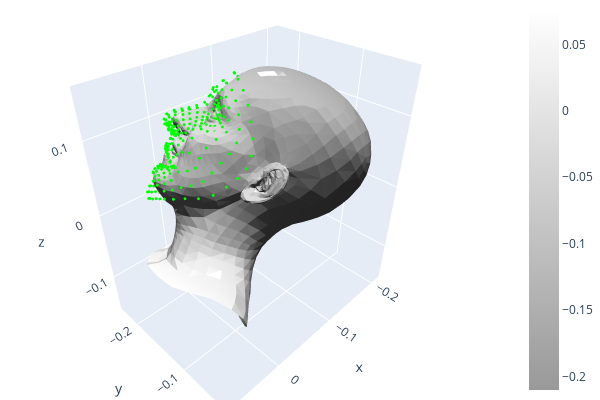

Notebook code cell kept with this figure:
### Markdown cell above
## Calculate Loss Function

### Code cell
from src.data.mesh_loss_function import mesh_loss_function
loss=mesh_loss_function(Mesh,Flame_landmarks,landmark,True)
print("Loss Results: ",loss)

### Figure 1 — Plotly figure (JSON) as saved in the notebook; plotly's stock layout.template omitted (floating-point values rounded to 4 significant figures; data arrays with more than 128 entries replaced by an {"elided": "..."} marker saying what was removed)
{"data": [{"colorscale": [[0, "rgb(153, 153, 153)"], [1, "rgb(255,255,255)"]], "flatshading": true, "i": {"elided": "9976 int values"}, "intensity": {"elided": "5023 float values"}, "j": {"elided": "9976 int values"}, "k": {"elided": "9976 int values"}, "lighting": {"ambient": 0.18, "diffuse": 1, "facenormalsepsilon": 1e-15, "fresnel": 0.1, "roughness": 0.05, "specular": 1, "vertexnormalsepsilon": 1e-15}, "lightposition": {"x": 100, "y": 200, "z": 0}, "type": "mesh3d", "x": {"elided": "5023 float values"}, "y": {"elided": "5023 float values"}, "z": {"elided": "5023 float values"}}, {"marker": {"color": {"elided": "478x3 int values"}, "size": 1}, "mode": "markers", "type": "scatter3d", "x": {"elided": "478 float values"}, "y": {"elided": "478 float values"}, "z": {"elided": "478 float values"}}], "layout": {"height": 400, "margin": {"b": 0, "l": 0, "r": 0, "t": 0}, "scene": {"camera": {"center": {"x": 0, "y": 0, "z": 0}, "up": {"x": 0, "y": 0, "z": 1}}}, "showlegend": false, "width": 600}}
